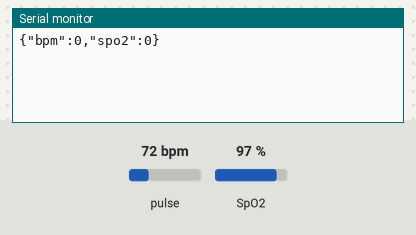
This sketch was run on a simulated ESP32. Parts: the last lines printed to the serial monitor. Inputs (shaded band) come from the test bench; at power-on: pulse 72 bpm, SpO2 97 %.

Above: at 1.7 s.
1.8 s: pulse set to 42 bpm
At 2.8 s:
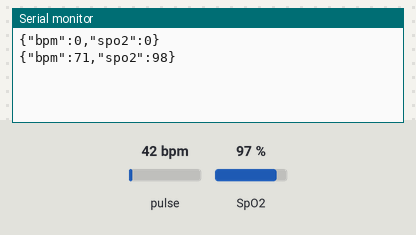
3.3 s: SpO2 set to 80 %
At 4.6 s:
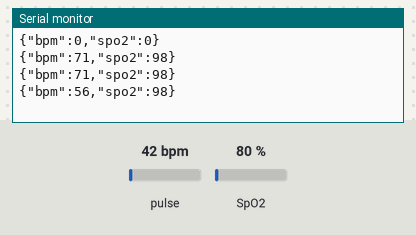
4.8 s: pulse set to 70 bpm
At 5.7 s:
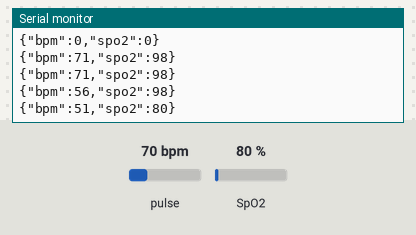
Timing chart, 0 to 7.8 s (numbered marks = the images above; inputs shaded):
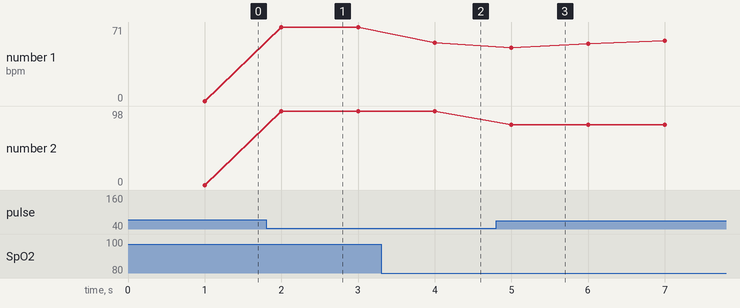

Measured:
- plotted number 1: 56 → 68 after the input at 4.8 s

The sketch:

axon_sensor.ino
```cpp
#include <Wire.h>
#include "MAX30105.h"
#include "heartRate.h"
#include "spo2_algorithm.h"

// ==========================================
// CONFIGURAÇÕES DE PINOS E SENSOR
// ==========================================
#define SDA_PIN 21
#define SCL_PIN 22

MAX30105 sensor;

const uint32_t LIMIAR_DEDO = 50000;
const byte TAM_MEDIA = 5;
const int TAM_BUFFER = 100;
const int PASSO_SPO2 = 25;

float historico[TAM_MEDIA] = {0};
byte indice = 0;
byte quantidade = 0;

float bpm = 0;
float mediaBPM = 0;
unsigned long ultimoBatimento = 0;

uint32_t bufferIR[TAM_BUFFER];
uint32_t bufferRed[TAM_BUFFER];
uint32_t tempIR[TAM_BUFFER];
uint32_t tempRed[TAM_BUFFER];

int posicaoBuffer = 0;
int amostrasBuffer = 0;
int novasAmostras = 0;

int32_t spo2 = 0;
int8_t spo2Valido = 0;
int32_t bpmOx = 0;
int8_t bpmOxValido = 0;

uint32_t irAtual = 0;
bool dedoPresente = false;
bool estadoDedoAnterior = false;

unsigned long ultimaImpressao = 0;

// ==========================================
// FUNÇÕES AUXILIARES
// ==========================================

// Limpa os resultados quando o dedo é retirado do sensor
void limparLeituras() {
  bpm = 0;
  mediaBPM = 0;
  ultimoBatimento = 0;

  indice = 0;
  quantidade = 0;

  for (byte i = 0; i < TAM_MEDIA; i++) {
    historico[i] = 0;
  }

  posicaoBuffer = 0;
  amostrasBuffer = 0;
  novasAmostras = 0;

  spo2Valido = 0;
  bpmOxValido = 0;
}

// Calcula a média dos últimos BPMs válidos
void adicionarBPM(float valor) {
  if (valor < 30 || valor > 220) return;

  historico[indice] = valor;
  indice = (indice + 1) % TAM_MEDIA;

  if (quantidade < TAM_MEDIA) {
    quantidade++;
  }

  float soma = 0;
  for (byte i = 0; i < quantidade; i++) {
    soma += historico[i];
  }

  mediaBPM = soma / quantidade;
}

// Calcula o SpO2 utilizando o buffer circular contínuo
void calcularSpO2() {
  for (int i = 0; i < TAM_BUFFER; i++) {
    int j = (posicaoBuffer + i) % TAM_BUFFER;
    tempIR[i] = bufferIR[j];
    tempRed[i] = bufferRed[j];
  }

  int32_t novoSpO2 = 0;
  int8_t novoSpO2Valido = 0;
  int32_t novoBPM = 0;
  int8_t novoBPMValido = 0;

  maxim_heart_rate_and_oxygen_saturation(
    tempIR,
    TAM_BUFFER,
    tempRed,
    &novoSpO2,
    &novoSpO2Valido,
    &novoBPM,
    &novoBPMValido
  );

  if (novoSpO2Valido == 1 && novoSpO2 >= 70 && novoSpO2 <= 100) {
    spo2 = novoSpO2;
    spo2Valido = 1;
  } else {
    spo2Valido = 0;
  }

  bpmOx = novoBPM;
  bpmOxValido = novoBPMValido;
}

// ==========================================
// SETUP
// ==========================================
void setup() {
  Serial.begin(115200);
  delay(500);

  Wire.begin(SDA_PIN, SCL_PIN, 100000);

  if (!sensor.begin(Wire, I2C_SPEED_STANDARD)) {
    // Caso o sensor não responda, envia JSON de erro
    Serial.println("{\"erro\":\"sensor_nao_encontrado\"}");
    while (true) {
      delay(1000);
    }
  }

  // Configurações otimizadas do MAX30102 para leitura óptica
  sensor.setup(0x1F, 4, 2, 100, 411, 4096);
  sensor.setPulseAmplitudeRed(0x1F);
  sensor.setPulseAmplitudeIR(0x1F);
  sensor.setPulseAmplitudeGreen(0);
}

// ==========================================
// LOOP PRINCIPAL
// ==========================================
void loop() {
  sensor.check();

  while (sensor.available()) {
    uint32_t ir = sensor.getFIFOIR();
    uint32_t red = sensor.getFIFORed();

    irAtual = ir;
    dedoPresente = (ir >= LIMIAR_DEDO);

    if (!dedoPresente) {
      if (estadoDedoAnterior) {
        limparLeituras();
      }

      estadoDedoAnterior = false;
      sensor.nextSample();
      continue;
    }

    estadoDedoAnterior = true;

    // Detecção de batimento cardíaco
    if (checkForBeat(ir)) {
      unsigned long agora = millis();

      if (ultimoBatimento != 0) {
        unsigned long intervalo = agora - ultimoBatimento;

        if (intervalo >= 273 && intervalo <= 2000) {
          float novoBPM = 60000.0 / intervalo;

          if (novoBPM >= 30 && novoBPM <= 220) {
            bpm = novoBPM;
            adicionarBPM(novoBPM);
          }
        }
      }

      ultimoBatimento = agora;
    }

    // Preenchimento do buffer circular do SpO2
    bufferIR[posicaoBuffer] = ir;
    bufferRed[posicaoBuffer] = red;

    posicaoBuffer = (posicaoBuffer + 1) % TAM_BUFFER;

    if (amostrasBuffer < TAM_BUFFER) {
      amostrasBuffer++;
    }

    novasAmostras++;

    if (amostrasBuffer == TAM_BUFFER && novasAmostras >= PASSO_SPO2) {
      calcularSpO2();
      novasAmostras = 0;
    }

    sensor.nextSample();
  }

  // Envio contínuo dos dados via USB/Serial a cada 1 segundo (1000ms)
  unsigned long agora = millis();

  if (agora - ultimaImpressao >= 1000) {
    ultimaImpressao = agora;

    if (dedoPresente && quantidade > 0 && (agora - ultimoBatimento < 5000)) {
      int bpmFinal = (int)mediaBPM;
      int spo2Final = (spo2Valido == 1) ? spo2 : 98; // Usa 98% padrão de segurança caso SpO2 esteja calculando

      // Formato JSON limpo para o Python ler no USB
      Serial.print("{\"bpm\":");
      Serial.print(bpmFinal);
      Serial.print(",\"spo2\":");
      Serial.print(spo2Final);
      Serial.println("}");
    } else {
      // Quando o dedo não estiver encostado no sensor
      Serial.println("{\"bpm\":0,\"spo2\":0}");
    }
  }
}
```
